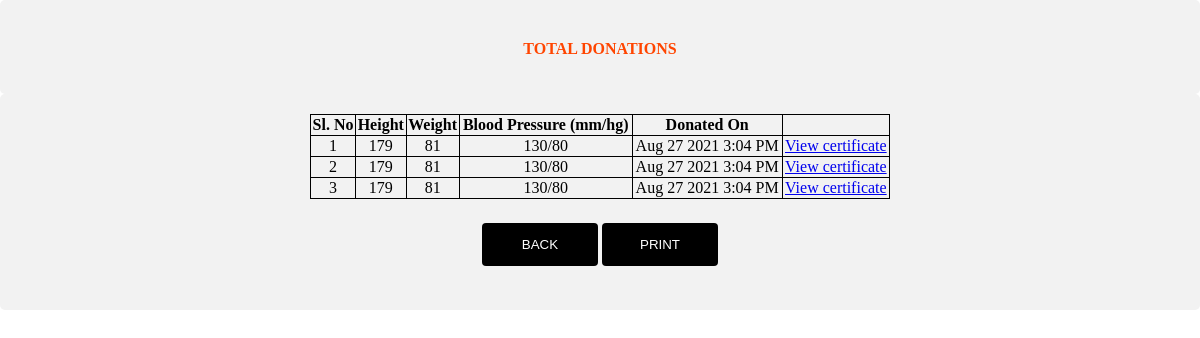
/assets/php/donations.php (signed in), run on the app's committed database.
### tables this page shows
CREATE TABLE IF NOT EXISTS `user_details` (
  `id` int(11) NOT NULL,
  `email` varchar(50) NOT NULL,
  `height` text NOT NULL,
  `weight` int(11) NOT NULL,
  `blood_pressure` text NOT NULL,
  `alcohol_consumed` tinyint(1) NOT NULL,
  `had_sufficient_food` tinyint(1) NOT NULL,
  `had_enough_sleep` tinyint(1) NOT NULL,
  `suffer_from_any_diseases` tinyint(1) NOT NULL,
  `created_at` timestamp NOT NULL DEFAULT CURRENT_TIMESTAMP
);

### assets/php/donations.php (the view, shortened to what this page needs)
<?php
$user_name = $_SESSION['user'];
?>
<html>
<body>
<div>
	<p style='color: #333333; font-weight: bold; color: OrangeRed; margin-top: 20px;' align='center'>
	TOTAL DONATIONS
	</p>
	</div>
    <div align='center' >
        <table width='50%'>
			<tr>
              <th>Sl. No</th>
			  <th>Height</th>
			  <th>Weight</th>
			  <th>Blood Pressure (mm/hg)</th>
			  <th>Donated On</th>
			</tr>
	<?php
			$result = mysql_query("SELECT * FROM user_details WHERE email='$user_name';");
			$i=1;
			while($row=mysql_fetch_array($result)) {
				$id=$row['id'];
				$height = $row['height'];
				$weight = $row['weight'];
				$bloodPressure = $row['blood_pressure'];
				$createdAt = date('M j Y g:i A', strtotime($row['created_at']));
				echo "<tr><td>$i</td><td>$height</td><td>$weight</td><td>$bloodPressure</td><td>$createdAt</td><td><a href='./certificate.php?id=$id'>View certificate</a></td></tr>";
				$i++;
			}
	?>
		</table>
		<p style='font-weight: bold;' align='center'>
		<input id="btn" type=button value='BACK' onclick='window.history.back();' >
		<input id="btn" type=button value='PRINT' onclick='printPage()' >
	</div>
</body>
</html>

### assets/php/donations.php (style rules this page uses)
input[type=button] { width: 10%; background-color: black; color: white; padding: 14px 20px; margin: 8px 0; border: none; border-radius: 4px; cursor: pointer; }
div { border-radius: 5px; background-color: #f2f2f2; padding: 20px; }
body { margin: 0; }
table, th, td { border: 1px solid black; text-align: center; }
table { border-collapse: collapse; }

### data on the page
user_details: height "179", weight "81", blood_pressure "130/80", created_at "Aug 27 2021 3:04 PM"
user_details: height "179", weight "81", blood_pressure "130/80", created_at "Aug 27 2021 3:04 PM"
user_details: height "179", weight "81", blood_pressure "130/80", created_at "Aug 27 2021 3:04 PM"
